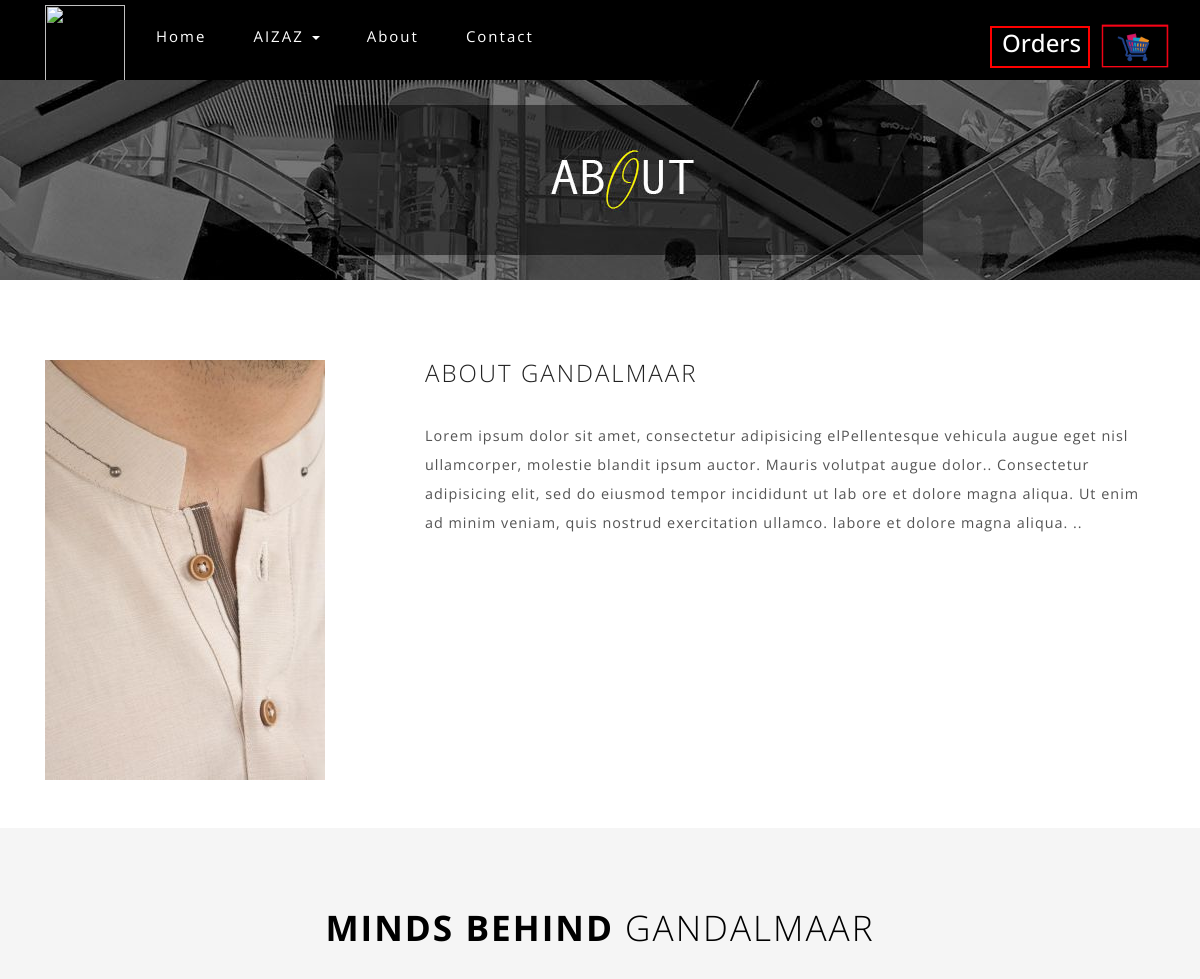
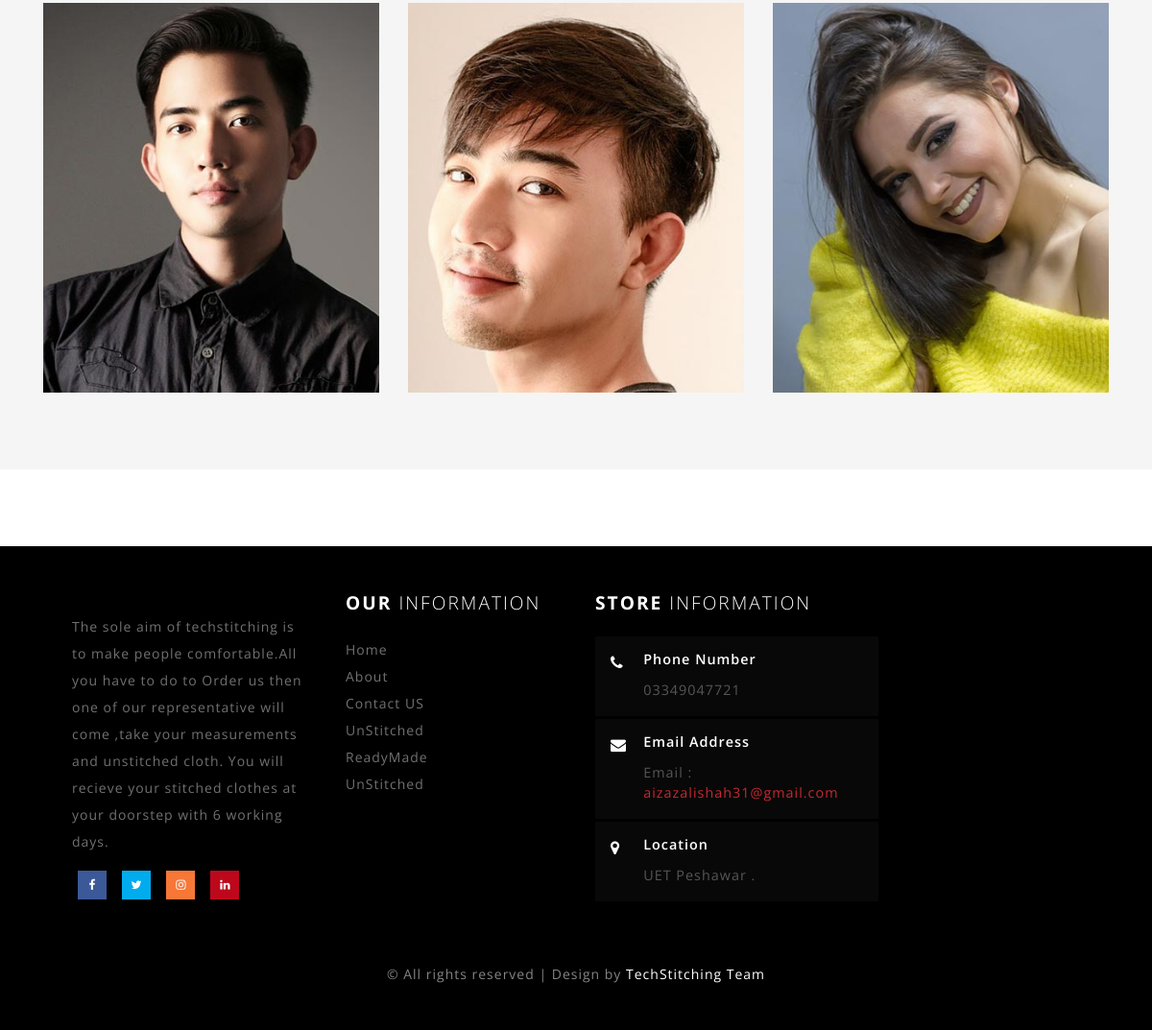
The page /comments.php on the database its author committed (2 pictures, top to bottom).
### tables this page shows
CREATE TABLE `category` (
  `cat_id` int(11) NOT NULL,
  `cat_name` text NOT NULL,
  `image` varchar(255) NOT NULL
);

CREATE TABLE `about` (
  `about_id` int(11) NOT NULL,
  `about_title` text NOT NULL,
  `about_desc` text NOT NULL,
  `about_image` varchar(255) NOT NULL
);

CREATE TABLE `team` (
  `team_id` int(11) NOT NULL,
  `team_name` text NOT NULL,
  `team_title` text NOT NULL,
  `team_image` varchar(255) NOT NULL
);

CREATE TABLE `sub_category` (
  `sub_id` int(11) NOT NULL,
  `sub_title` text NOT NULL,
  `cat_id` int(11) NOT NULL
);

CREATE TABLE `contact` (
  `id` int(11) NOT NULL,
  `addres` text NOT NULL,
  `email` text NOT NULL,
  `cell_num` text NOT NULL,
  `map` text NOT NULL
);

### comments.php (the view, shortened to what this page needs)
<?php require_once 'includes/conn.php';?>
<!DOCTYPE html>
<html>
<head>
	<link rel="stylesheet" href="floating-wpp.min.css">
<link href="css/bootstrap.css" rel="stylesheet" type="text/css" media="all" />
<link href="css/team.css" rel="stylesheet" type="text/css" media="all" />
<link href="css/style.css" rel="stylesheet" type="text/css" media="all" />
<link href="css/font-awesome.css" rel="stylesheet">
</head>
<body>
<?php
require_once 'includes/menu.php';
?>
<div class="page-head_agile_info_w3l" style=" background: url(images/About.jpg) no-repeat center;">
</div>
<?php
$query=mysqli_query($conn, "select * from about");
$fetch=mysqli_fetch_array($query);
?>
    <div class="banner_bottom_agile_info">
	    <div class="container">
			<div class="agile_ab_w3ls_info">
				<div class="col-md-4 ab_pic_w3ls">
				   	<img src="admin/uploads/<?php echo $fetch['about_image']; ?>" alt=" " class="img-responsive" />
				</div>
				 <div class="col-md-8 ab_pic_w3ls_text_info">
				    <h5><span> <?php echo $fetch['about_title']; ?></span> </h5>
					<p><?php echo $fetch['about_desc']; ?>..</p>
				</div>
				  <div class="clearfix"></div>
			</div>
		 </div>
         <div class="banner_bottom_agile_info team">
	<div class="container">
	            <h3 class="wthree_text_info">Minds Behind <span>GandalMaar</span></h3>
			<div class="inner_w3l_agile_grids">
                <?php
                $team_query=mysqli_query($conn, "select * from team");
                while($team_rec=mysqli_fetch_assoc($team_query)){
                ?>
					<div class="col-md-4 team-grids">
						<div class="thumbnail team-w3agile">
							<img src="admin/uploads/<?php echo $team_rec['team_image']; ?>" class="img-responsive" alt="">
						     </div>
			         	</div>
                <?php } ?>
				</div>
	       </div>
		</div>
    </div>
<?php require_once 'includes/footer.php';?>
</body>
</html>

### includes/menu.php (shortened to what this page needs)
<div class="ban-top">
    <div class="container">
        <div class="top_nav_left">
            <nav class="navbar navbar-default">
                <div class="container-fluid">
                    <div class="collapse navbar-collapse menu--shylock" id="bs-example-navbar-collapse-1">
                        <ul class="nav navbar-nav menu__list">
                             <li><img src="images/b.png" style="padding-top:5px"   height="80px" width="80px"/></li>
                            <li class="active menu__item"><a class="menu__link" href="index.php">Home <span class="sr-only">(current)</span></a></li>
                            <?php
                            $query = mysqli_query($conn, "select * from category");
                            while ($record = mysqli_fetch_assoc($query)) {
                                ?>
                                <li class="dropdown menu__item">
                                    <a href="#" class="dropdown-toggle menu__link" data-toggle="dropdown" role="button" aria-haspopup="true" aria-expanded="false"><?php echo $record['cat_name']; ?> <span class="caret"></span></a>
                                </li>
                            <?php } ?>
                             <li class=" menu__item"><a class="menu__link" href="about.php">About</a></li>
                            <li class=" menu__item"><a class="menu__link" href="contact.php">Contact</a></li>
                        </ul>
                    </div>
                </div>
            </nav>
        </div>
        <div class="top_nav_right" style="padding-top: 10px;">
            <?php
            if(@$_SESSION['customer_id']){ ?>
            <a href="cart.php"> <img src="images/cartpng.png" width="70" height="70" style="float: right"><span class="badge" id="show_cart_items" style="float:right;"><?php
      $query = mysqli_query($conn, "SELECT * FROM cart WHERE    customer_id='" . $_SESSION[ 'customer_id' ] . "'");
          echo mysqli_num_rows($query);
      ?></span>
            </a>
            <?php } else { ?>
            <a href="#"><img src="images/cartpng.png" width="70" height="70" style="float: right"></a>
            <?php } ?>
                    <?php
                    if(@$_SESSION['customer_id'])
                    { ?>
            <a href="order.php" > <h3 class="setting" style="padding-bottom:3px">Orders</h3>
            <span class="badge" id="show_order" style="float:right;"><?php
      $query = mysqli_query($conn, "SELECT * from  bills WHERE                                            bill_email='" . $_SESSION[ 'customer_email' ] . "'");
          echo mysqli_num_rows($query);
      ?></span>
           </a>
            <?php } else{  ?>
                        <a href="#"> <h3 class="setting">Orders</h3></a>
            <?php } ?>
            </div>
        </div>
    </div>

### includes/footer.php (shortened to what this page needs)
<div class="footer">
    <div class="footer_agile_inner_info_w3l">
        <div class="col-md-3 footer-left">
            <p>The sole aim of techstitching is to make people comfortable.All you have to do to Order us then one of our representative will come
            ,take your measurements and unstitched cloth. You will recieve your stitched clothes at your doorstep with 6 working days.</p>
            <ul class="social-nav model-3d-0 footer-social w3_agile_social two">
                <li><a href="#" class="facebook">
                        <div class="front"><i class="fa fa-facebook" aria-hidden="true"></i></div>
                        <div class="back"><i class="fa fa-facebook" aria-hidden="true"></i></div></a></li>
                <li><a href="#" class="twitter">
                        <div class="front"><i class="fa fa-twitter" aria-hidden="true"></i></div>
                        <div class="back"><i class="fa fa-twitter" aria-hidden="true"></i></div></a></li>
                <li><a href="#" class="instagram">
                        <div class="front"><i class="fa fa-instagram" aria-hidden="true"></i></div>
                        <div class="back"><i class="fa fa-instagram" aria-hidden="true"></i></div></a></li>
                <li><a href="#" class="pinterest">
                        <div class="front"><i class="fa fa-linkedin" aria-hidden="true"></i></div>
                        <div class="back"><i class="fa fa-linkedin" aria-hidden="true"></i></div></a></li>
            </ul>
        </div>
        <div class="col-md-9 footer-right">
            <div class="sign-grds">
                <div class="col-md-4 sign-gd">
                    <h4>Our <span>Information</span> </h4>
                    <ul>
                        <li><a href="index.php">Home</a></li>
                        <li><a href="about.php">About</a></li>
                        <li><a href="contact.php">Contact US</a></li>
                        <?php
                        $query=mysqli_query($conn, "select * from sub_category limit 3");
                        while($rec=mysqli_fetch_assoc($query)){
                        ?>
                        <li><a href="product.php?id=<?php echo $rec['sub_id']; ?>"><?php echo $rec['sub_title']; ?></a></li>
                      <?php } ?>
                    </ul>
                </div>
                <div class="col-md-5 sign-gd-two">
                    <h4>Store <span>Information</span></h4>
                    <div class="w3-address">
                        <div class="w3-address-grid">
                            <div class="w3-address-left">
                                <i class="fa fa-phone" aria-hidden="true"></i>
                            </div>
                            <?php $contatc_query=mysqli_query($conn, "select * from contact");
                            $fetch=mysqli_fetch_array($contatc_query);
                            ?>
                            <div class="w3-address-right">
                                <h6>Phone Number</h6>
                                <p><?php echo $fetch['cell_num']; ?></p>
                            </div>
                            <div class="clearfix"> </div>
                        </div>
                        <div class="w3-address-grid">
                            <div class="w3-address-left">
                                <i class="fa fa-envelope" aria-hidden="true"></i>
                            </div>
                            <div class="w3-address-right">
                                <h6>Email Address</h6>
                                <p>Email :<a href="mailto:example@email.com"> <?php echo $fetch['email']; ?></a></p>
                            </div>
                            <div class="clearfix"> </div>
                        </div>
                        <div class="w3-address-grid">
                            <div class="w3-address-left">
                                <i class="fa fa-map-marker" aria-hidden="true"></i>
                            </div>
                            <div class="w3-address-right">
                                <h6>Location</h6>
                                <p><?php echo $fetch['addres']; ?>.
                                </p>
                            </div>
                            <div class="clearfix"> </div>
                        </div>
                    </div>
                </div>
            </div>
        </div>
        <div class="clearfix"></div>
        <p class="copy-right">&copy  All rights reserved | Design by <a href="https://www.facebook.com/Techstitching">TechStitching Team</a></p>
    </div>
</div>

### css/team.css (style rules this page uses)
.thumbnail.team-w3agile img { margin: 0 auto; width: inherit; width: 100%; }
.thumbnail.team-w3agile { position: relative; overflow: hidden; }
.thumbnail { padding: 0px; border: none; border-radius: 0; margin-bottom:0; }

### includes/menu.php (style rules this page uses)
.setting { float: right; color: white; margin-top: 16px; margin-right: 10px; display: inline; width: 100px; height: 42px; padding: 2px; border: 2px solid red; background-color: black; padding-left: 10px; }

### rows shown on the page
category: cat_name "AIZAZ"
about: about_image (picture), about_title "ABOUT GANDALMAAR", about_desc "Lorem ipsum dolor sit amet, consectetur adipisicing elPellentesque vehicula augue eget nisl ullamcorper, molestie blandit ipsum auctor. Mauris volutpat augue dolor.. Consectetur adipisicing elit, sed do eiusmod tempor incididunt ut lab ore et dolore magna aliqua. Ut enim ad minim veniam, quis nostrud exercitation ullamco. labore et dolore magna aliqua."
team: team_image (picture)
team: team_image (picture)
team: team_image (picture)
sub_category: sub_title "UnStitched"
sub_category: sub_title "ReadyMade"
sub_category: sub_title "UnStitched"
contact: cell_num "03349047721", email "aizazalishah31@gmail.com", addres "UET Peshawar"
